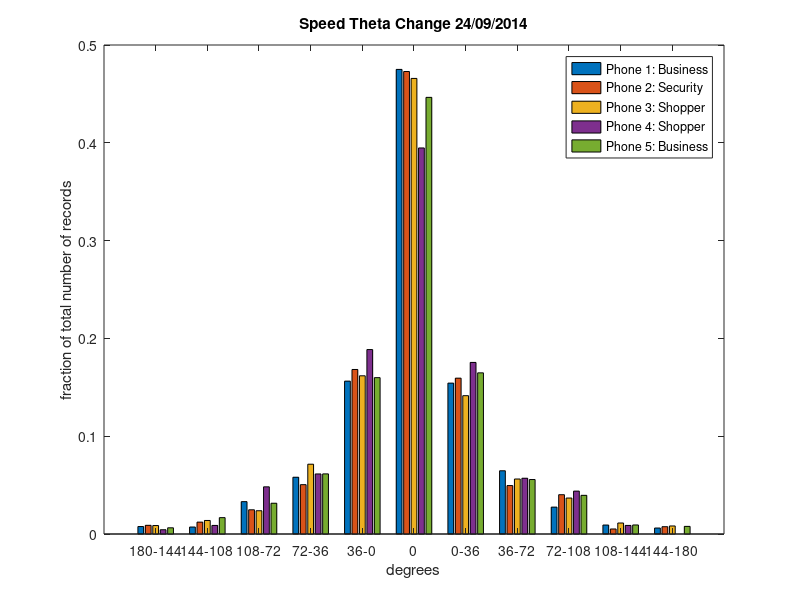
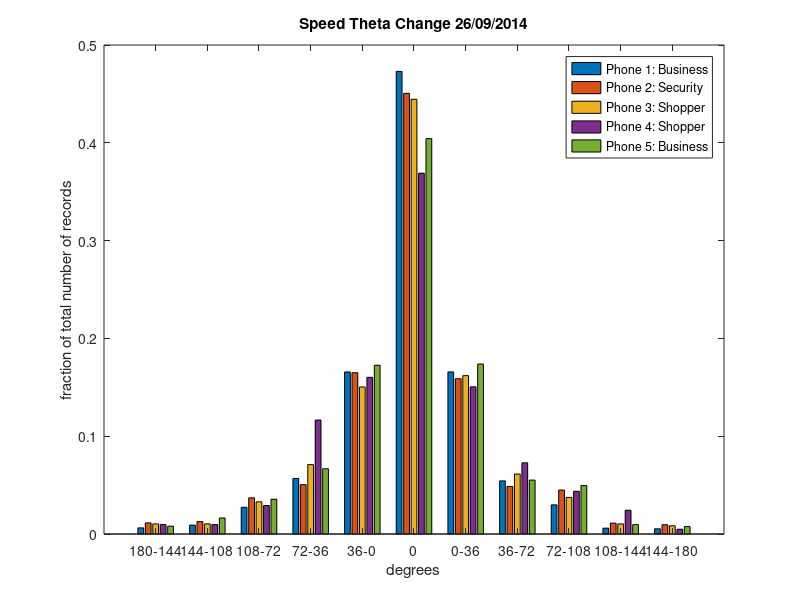

Recreate these plots in MATLAB, in order.
%% Speed Theta change

labels = {'180-144' '144-108' '108-72' '72-36' '36-0' '0' '0-36' '36-72' '72-108' '108-144' '144-180'};

% Phone 1 to Phone 5
% 24/09/2014
pro = [0.0076374747 0.0071283095 0.03309572 0.058044806 0.15631364 0.47505093 0.15427698 0.064663954 0.02749491 0.009164969 0.0061099795 ;
       0.008878505 0.012149532 0.024766356 0.05046729 0.1682243 0.4728972 0.15934579 0.04953271 0.040186916 0.0051401868 0.0074766357 ;
       0.008650519 0.013840831 0.023788927 0.07136678 0.16176471 0.46583045 0.14143598 0.056228373 0.036764707 0.011245674 0.008217993 ;
       0.004385965 0.00877193 0.048245613 0.06140351 0.18859649 0.39473686 0.1754386 0.057017542 0.04385965 0.00877193 0.0 ;
       0.0063492064 0.016738817 0.03145743 0.06147186 0.15988456 0.44646466 0.16479076 0.055699855 0.03953824 0.009235209 0.007792208
      ];

figure
        bar(transpose(pro))
        xlabel('degrees')
        ylabel('fraction of total number of records')
        title('Speed Theta Change 24/09/2014')
        legend('Phone 1: Business','Phone 2: Security', 'Phone 3: Shopper', 'Phone 4: Shopper','Phone 5: Business')
        set(gca, 'XTick', 1:11, 'XTickLabel', labels);
  
  
pro = [0.006277464 0.009102323 0.027306968 0.05681105 0.16572505 0.4730069 0.16572505 0.054300062 0.029817954 0.005963591 0.005335844 ;
       0.011363637 0.01268499 0.036997885 0.050475687 0.16490486 0.4505814 0.15882663 0.048625793 0.044926003 0.011099366 0.009513742 ;
       0.010322581 0.010322581 0.032903224 0.07096774 0.15032259 0.44451612 0.16193548 0.061290324 0.037419356 0.010322581 0.008387097 ;
       0.009708738 0.009708738 0.029126214 0.116504855 0.16019417 0.36893204 0.15048544 0.07281554 0.04368932 0.024271844 0.004854369 ;
       0.0079904115 0.016380344 0.03555733 0.066719934 0.1725929 0.40431482 0.17379145 0.05513384 0.04954055 0.009588494 0.007590891
      ];
  
 figure
        bar(transpose(pro))
        xlabel('degrees')
        ylabel('fraction of total number of records')
        title('Speed Theta Change 26/09/2014')
        legend('Phone 1: Business','Phone 2: Security', 'Phone 3: Shopper', 'Phone 4: Shopper','Phone 5: Business')
        set(gca, 'XTick', 1:11, 'XTickLabel', labels);